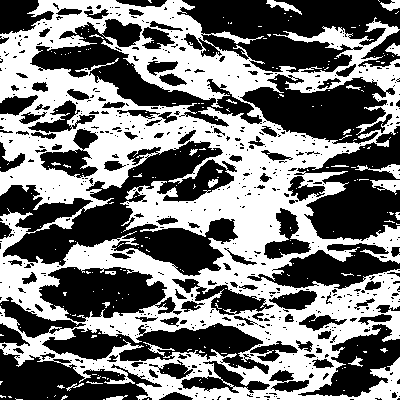
#> input picture Real_starting_conf.png, 400 x 400 px
$ jupyter execute --allow-errors MC_model_tutorial.ipynb   (older library calls are emulated)
#> lines starting #> are read from the running program, lines starting #| are printed output that depends on the picture; after the words box and inside, x2 and y2 are one past the last pixel; in counts of white or black regions, pixels touching at a corner belong together
# Monte Carlo Simulation

#### By Lukas Schweiger - Montanuniversität Leoben - Department Materials Science

#### Importing required packages

[cell 1]
import numpy as np
import random
import pandas as pd
import os  # For folder creation
import matplotlib.pyplot as plt
from matplotlib.colors import LinearSegmentedColormap
from matplotlib.colors import ListedColormap
import matplotlib.colors as mcolors
from matplotlib import ticker
from scipy import constants
import seaborn as sns
from tqdm import tqdm  # For progress bar
from PIL import Image
from glob import glob

# Defining the inch to cm ratio for plotting
cm=1/2.54

# Metal Grid

### Overview of the functions

Function to initialize the grid with quadrants (checkerboard-like pattern with 4 fields)

`def initialize_grid(grid_size):`

---

Alternatively we can generate a grid from any binary image derived from a real SEM image

`def initialize_grid_from_image(image_path, grid_size):`

---

Function to perform a shear step (mechanical intermixing) with flow strength weighting

`def shear_step(metal_grid, shear_type="both", strength_A=1, strength_B=0.2, shear_counts=None): Performs the shear steps simulating plastic deformation`

---

Function to calculate local energy around a site (x, y), considering periodic boundary conditions

`def calculate_metal_metal_interaction_energy(x, y, metal_grid, _AA, E_BB; E_AB):`

---

Function to calculate total energy of the grid, considering periodic boundary conditions

`def calculate_total_metal_metal_interaction_energy(metal_grid, _AA, E_BB; E_AB):`

---

Function to perform one Monte Carlo step (diffusion)

`def metal_diffusion_step(metal_grid, kT, E_AA, E_BB; E_AB):`

---

Function to calculate the mixing index of the grid, considering periodic boundary conditions

`def calculate_mixing_index(metal_grid):`

---

Function to sample energy values from a normal distribution

`def sample_energy(E_mean, E_std)`

---

Function to yield the interval for sampling the mixing index and totoal energy, dependent on the total number of Monte Carlo (MC) steps:

`def get_sampling_interval(n_mc_steps):`

---

#### def initialize_grid():

This grid initialization represents a physical system where two types of atoms (A and B) are initially present in separate regions. The system starts in a highly ordered state, with A atoms in the top-left and bottom-right quadrants and B atoms in the top-right and bottom-left quadrants. This segregation can mimic a scenario like phase separation or a structured alloy with two different metal components - but overall this is an EXAMPLARY MODEL MICROSTRUCTURE.
(Was used for first simulation trials)

##### A atoms, e.g., TiVZrNbHf - 0

##### B atoms, e.g., Cu - 1

[cell 2]
# Function to initialize the grid with quadrants (checkerboard-like pattern with 4 fields)
def initialize_metal_grid(grid_size):
    """
    This defines a function named initialize_metal_grid().
    The purpose of this function is to initialize a metal grid with a checkerboard-like pattern
    consisting of four quadrants, representing two different types of atoms A (=0) and B (=1).
    A (=0) is the metal with high hydrogen affinity, B (=1) the atom with low hydrogen affinity.

    Parameters:
    - grid_size          : int, the size of the desired grid (e.g., 100 for a 100x100 grid).

    Returns:
    - metal_grid         : 2D numpy array, where 0 represents one type of atom (A / HEA) and 1 represents another (B / Cu).
    """

    # Creates a 2D array of size grid_size x grid_size, filled with zeros.
    metal_grid = np.zeros((grid_size, grid_size), np.int64) # np.int64 is important for the compilation using numba / njit

    # This calculates half_size as half of the total grid size (grid_size), using integer division (//).
    half_size = grid_size // 2

    # Assigns 0 (representing A atoms) and 1 (representing B atoms) to the top-left quadrant of the grid.
    metal_grid[:half_size, :half_size] = 0  # Top-left quadrant (A atoms)
    metal_grid[:half_size, half_size:] = 1  # Top-right quadrant (B atoms)
    metal_grid[half_size:, :half_size] = 1  # Bottom-left quadrant (B atoms)
    metal_grid[half_size:, half_size:] = 0  # Bottom-right quadrant (A atoms)

    return metal_grid

#### Demonstration

[cell 3]
grid_size = 4
metal_grid = initialize_metal_grid(grid_size)

metal_grid

[cell 4]
# Plot grid to show that the Numpy Array
plt.imshow(metal_grid)
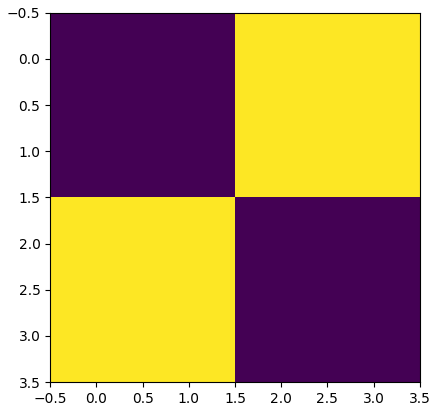
#> figure drawn by matplotlib, 1 panel

---

#### def initialize_grid_from_image():

This grid initialization represents a physical system where two types of atoms (A and B) are initially segregated into separate regions. The system starts in a state that is given by a binary image derived from an SEM image. This can mimic a scenario that is closer to a real starting structure before, e.g., HPT.

Details about the loading and conversion:
https://stackoverflow.com/questions/52307290/what-is-the-difference-between-images-in-p-and-l-mode-in-pil

Details about the image downscaling - In particular the "Antialiasing":
https://github.com/python-pillow/Pillow/issues/6200

[cell 5]
# Alternatively we can generate a grid from any binary image derived from a real SEM image
def initialize_grid_from_image(image_path, grid_size):
    """
    Initializes a grid based on a binary input image.
    Such a binary imput image can be a "thresholded" SEM image of a real microstructure.

    Parameters:
    - image_path           : str, path to the binary image file (black-and-white).
    - grid_size            : int, the size of the desired grid (e.g., 100 for a 100x100 grid).

    Returns:
    - metal_grid           : 2D numpy array, where 0 represents one type of atom (A / HEA)
                             and 1 represents (B / Cu) another.
    """
#> called with image_path = 'Real_starting_conf.png', grid_size = 100
    # Load the image in grayscale mode and convert it to a binary (black-and-white) image (this is done by .convert("L"))
    img = Image.open(image_path).convert("L")
#> img is the input picture: PIL image 400x400 L; 46.7% white; 232 white regions (209 under 20 px), largest, box (x1, y1, x2, y2) and area: (0, 0, 400, 400) 72459, (370, 180, 400, 195) 252, (355, 164, 400, 179) 222

    # Resize the image to the desired grid size, using antialiasing to improve downscaling
    img_resized = img.resize((grid_size, grid_size), Image.LANCZOS) # PIL.ANTIALIAS was removed in Pillow 10.0.0
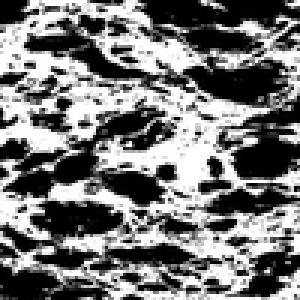
#> img_resized: PIL image 100x100 L (shown 3 times larger); min 0, max 255, mean 119

    # Convert image to binary values (0 or 1) based on a threshold (128 is the midpoint of grayscale)
    metal_grid = np.array(img_resized) > 128
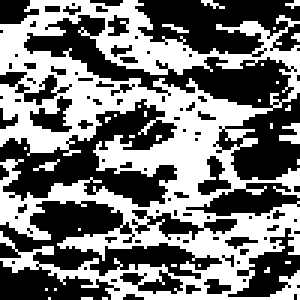
#> metal_grid: shape (100, 100) bool (shown 3 times larger); 46.9% white; 31 white regions (29 under 20 px), largest, box (x1, y1, x2, y2) and area: (0, 0, 100, 100) 4566, (93, 41, 100, 48) 29
    metal_grid = metal_grid.astype(np.int64)  # Convert to integer (0s and 1s); np.int64 is important for the compilation using numba / njit

    return metal_grid

#### Demonstration

[cell 6]
grid_size = 100

FILEPATH_STARTING_CONFIGURATION = "Real_starting_conf.png"
metal_grid = initialize_grid_from_image(FILEPATH_STARTING_CONFIGURATION, grid_size)
metal_grid

[cell 7]
# Plot grid to show that the Numpy Array actually represents the (binary) SEM image.
# Dark color represent 0, i.e., the A atoms.
plt.imshow(metal_grid)

The original "thresholded" SEM image is plotted in the next cell.

It must be noted that in this plot the initial structure becomes inverted when loading in python, i.e., 0 get 1, 1 get 0.

However, in "initialize_grid_from_image" 0 remains 0 and 1 remains 1.

[cell 8]
img = Image.open(FILEPATH_STARTING_CONFIGURATION).convert("L")
plt.imshow(img, cmap='Greys')

---
### def shear_step():

#### Physical Interpretation:

This shear step mimics a mechanical force acting on the material, where part of the grid is displaced horizontally or vertically.

- Horizontal shear shifts atoms to the right (above the line) simulating physical displacement in a real material.

- Vertical shear shifts atoms up (right of the line) which also represents mechanical displacement.

It can be set to "horizontal" or "vertical" or "both" if the deformation should be idealized shear or if there should be some other component.
This can simulate mechanical intermixing in alloys or composite materials, where (severe) plastic flow might cause atoms to mix through simple shear displacements.

The probability of a shear step is coupled with the number A and B atoms along the shear plane.

- Many "hard / high strength" atoms / fields result in a lower shear probability.

- Many "soft / low strength" atoms result in an increased shear probability.

This addition can simulate deformation localization that is ofter observed in composite materials with rather large strength differences, i.e. hard-soft composites. The shear probability is implemented using a while loop. The deformation is forced externally and has to be performed in order to conform to a certain strain rate.

---

[cell 9]
def shear_step(metal_grid, shear_type, strength_A, strength_B, shear_counts_horizontal, shear_counts_vertical, max_attempts):
    """
    Performs a shear step on a grid with probability weighted by the cumulative strength of atoms along the shear line.
    The lower the total strength, the higher the probability for the shear step to occur.

    Parameters:
    - metal_grid                 : 2D numpy array, the grid of atoms.
    - shear_type                 : str, specifies the type of shear to apply:
                                    - 0 for horizontal shear only
                                    - 1 for vertical shear only
                                    - 2 for randomly selecting between horizontal and vertical (default).
    - strength_A                 : float, "flow strength" or "Hardness" of atom type A.
    - strength_B                 : float, "flow strength" of "Hardness" atom type B.
    - shear_counts_horizontal    : np.array, for saving the locations where shear steps were already performed
    - shear_counts_vertical      : np.array, for saving the locations where shear steps were already performed
    - max_attempts               : int, maximum number of iterations until which shear is enforced, avoid while loop for compiling.

    Returns:
    - None
    """

    grid_size_x, grid_size_y = metal_grid.shape

    # Determine shear direction (shear_type: 0 → horizontal, 1 → vertical, both → vertical)
    if shear_type == 2:
        horizontal_shear = np.random.rand() < 0.5  # 50% chance of horizontal shear
    else:
        horizontal_shear = shear_type == 0


    # Compute max strength once to avoid redundant calculations
    # Precompute strength for each row & column (vectorized)
    # strength_grid = (metal_grid == 0) * strength_A + (metal_grid == 1) * strength_B
    # row_strengths = np.sum(strength_grid, axis=1)  # Sum over columns (horizontal shear)
    # col_strengths = np.sum(strength_grid, axis=0)  # Sum over rows (vertical shear)

    # Maximum column / row strength normalization factor
    max_strength = 2 * max(strength_A, strength_B) * (grid_size_y if horizontal_shear else grid_size_x)

    # We must enforce a successful shear step - Therefore we track if shear has already been successful
    attempts = 0

    for _ in range(max_attempts):

        if horizontal_shear:
            # Select a random row
            line = np.random.randint(0, grid_size_x)
            print(f"Horizontal shear attempted in line {line}")

            # Compute cumulative strength (current + above row)
            cumulative_strength = np.sum((metal_grid[line, :] == 0) * strength_A + (metal_grid[line, :] == 1) * strength_B) + \
                                  np.sum((metal_grid[(line - 1) % grid_size_x, :] == 0) * strength_A + (metal_grid[(line - 1) % grid_size_x, :] == 1) * strength_B)

            # Compute shear probability
            shear_probability = 1.0 - (cumulative_strength / max_strength)
            print(f"Cumulative strength is {cumulative_strength:.1f} and the shear probabiliy therefore {shear_probability:.1f}")

            # Perform shear step if probability condition is met - Enforce a shear step after a max. number of attempts
            if np.random.rand() < shear_probability or _ == max_attempts - 1:
                print(f"Horizontal shear successful at line {line}!")
                last_col = metal_grid[:line, -1].copy()  # Store last column
                metal_grid[:line, 1:] = metal_grid[:line, :-1]  # Shift right
                metal_grid[:line, 0] = last_col  # Wrap-around

                shear_counts_horizontal[line] += 1
                return line

        else:
            # Select a random column
            line = np.random.randint(0, grid_size_y)
            print(f"Vertical shear attempted in line {line}")

            # Compute cumulative strength (current + left column)
            cumulative_strength = np.sum((metal_grid[:, line] == 0) * strength_A + (metal_grid[:, line] == 1) * strength_B) + \
                                  np.sum((metal_grid[:, (line - 1) % grid_size_y] == 0) * strength_A + (metal_grid[:, (line - 1) % grid_size_y] == 1) * strength_B)

            # Compute shear probability
            shear_probability = 1.0 - (cumulative_strength / max_strength)
            print(f"Cumulative strength is {cumulative_strength:.1f} and the shear probabiliy therefore {shear_probability:.1f}")

            # Perform shear step if probability condition is met - Enforce a shear step after a max. number of attempts
            if np.random.rand() < shear_probability or attempts == max_attempts - 1:
                print(f"Vertical shear successful at line {line}!")

                # Shift all columns left of the selected line downward
                last_row = metal_grid[-1, :line].copy()  # Store last row
                metal_grid[1:, :line] = metal_grid[:-1, :line]  # Shift down
                metal_grid[0, :line] = last_row  # Wrap-around

                shear_counts_vertical[line] += 1
                return line

#### Demonstration

[cell 10]
# If you want to start a new simulation you can re-initialize the grid here
grid_size = 10
metal_grid = initialize_metal_grid(grid_size)

[cell 11]
print(metal_grid)
print(f"Size of the grid: {metal_grid.size}")
plt.imshow(metal_grid)
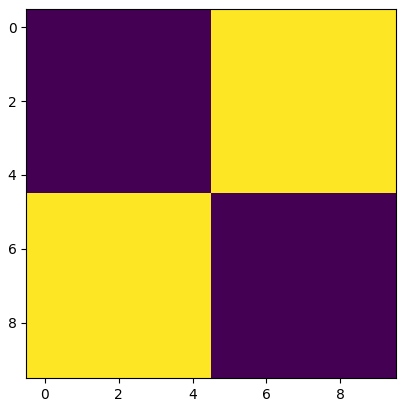
#> figure drawn by matplotlib, 1 panel

[cell 12]
shear_counts_horizontal = np.zeros(grid_size, dtype=np.int64)
shear_counts_vertical   = np.zeros(grid_size, dtype=np.int64)

shear_line = shear_step(metal_grid              = metal_grid,
                        shear_counts_horizontal = shear_counts_horizontal,
                        shear_counts_vertical   = shear_counts_vertical,
                        shear_type              = 0,
                        strength_A              = 1,
                        strength_B              = 0.2,
                        max_attempts            = 100)
print(metal_grid)
plt.imshow(metal_grid)
plt.plot( [0, metal_grid.shape[1]-1], [shear_line, shear_line], "-")
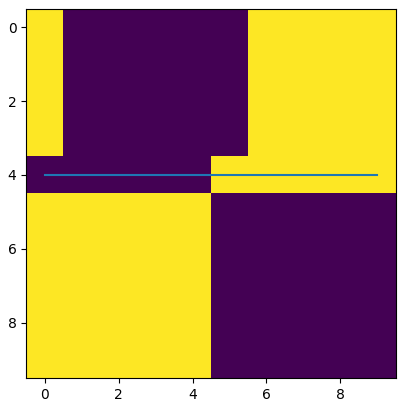
#> figure drawn by matplotlib, 1 panel

[cell 13]
for i in range(10):
    shear_line = shear_step(metal_grid              = metal_grid,
                        shear_counts_horizontal = shear_counts_horizontal,
                        shear_counts_vertical   = shear_counts_vertical,
                        shear_type              = 0,
                        strength_A              = 1,
                        strength_B              = 0.2,
                        max_attempts            = 100)

    print(f"Step {i}")
    print(metal_grid)
    #print(f"Size of the grid: {grid.size}")
    plt.figure()
    plt.imshow(metal_grid)
    plt.plot( [0, metal_grid.shape[1]-1], [shear_line, shear_line], "-")
    plt.show()
#> this loop made 10 passes
#> pass 1, `plt.show()`:
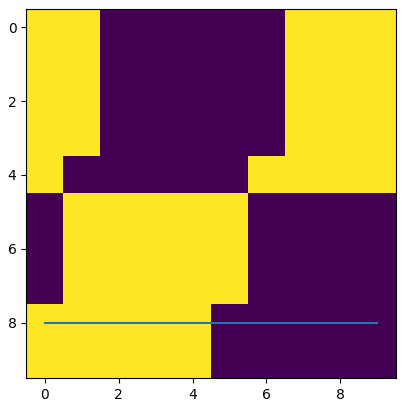
#> figure drawn by matplotlib, 1 panel
#> (the rest of the program and of its run is left out)
